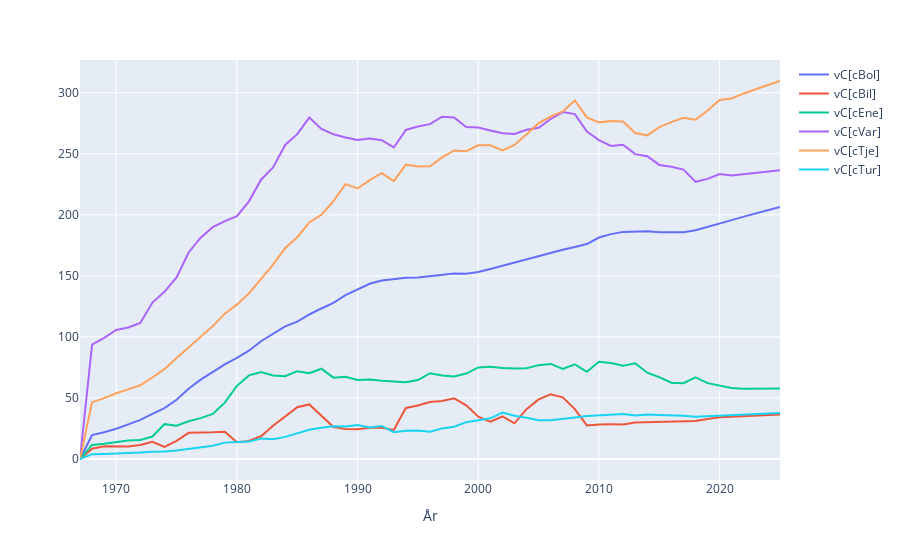

The notebook cell this image was saved under:
### Markdown cell above
If we want other components we can simply be more specific (or supply a different *default_set_aggregations* dictionary):

### Code cell
plot(s.vC[s.c])
